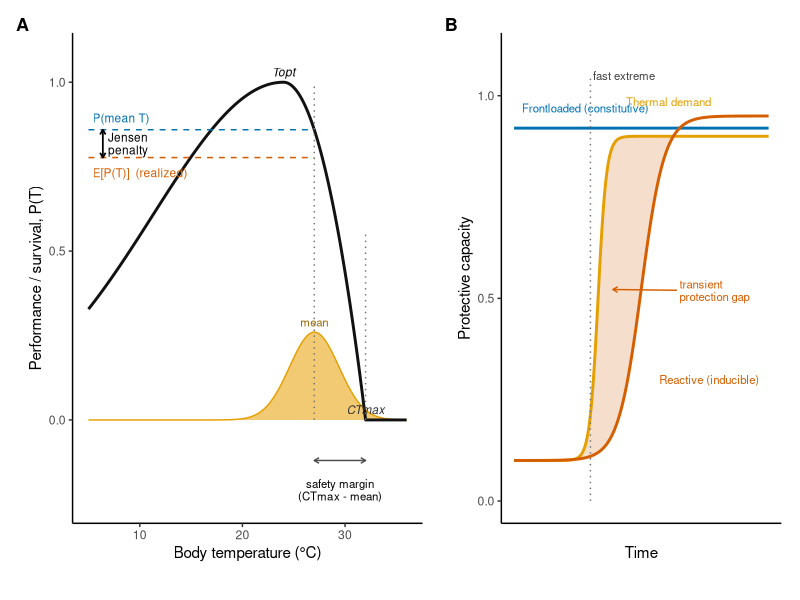
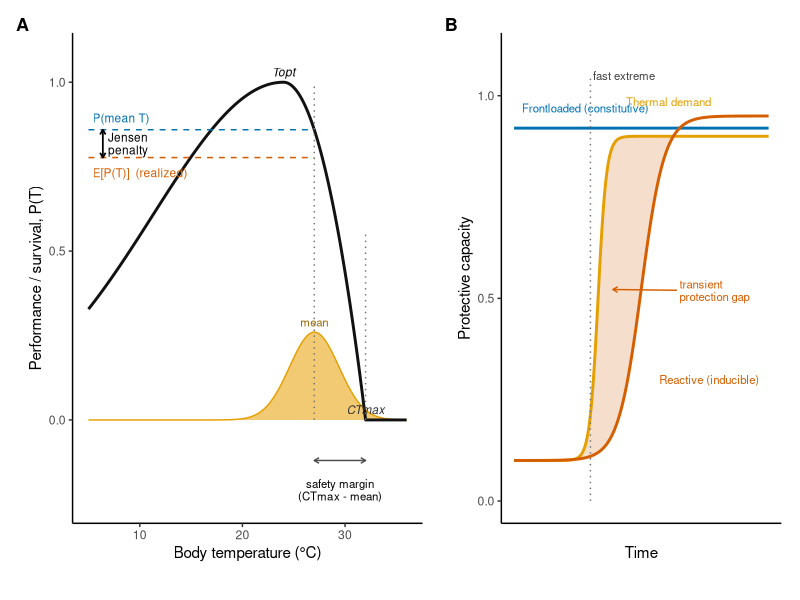

These charts were generated, in order, by the following R code:
## ---- chunk 1
knitr::opts_chunk$set(echo = TRUE, message = FALSE, warning = FALSE,
                      dev = "png", dpi = 300, fig.width = 11, fig.height = 4.4)
## ---- chunk 2
pkgs <- c("ggplot2", "patchwork")
new  <- pkgs[!pkgs %in% rownames(installed.packages())]
if (length(new)) install.packages(new, repos = "https://cloud.r-project.org")
invisible(lapply(pkgs, library, character.only = TRUE))
## ---- chunk 3
## ---- Panel A: asymmetric thermal curve (Deutsch et al. 2008 form) ----
Topt      <- 24     # thermal optimum (deg C)
CTmax     <- 32     # critical thermal maximum (deg C); the curve reaches 0 here
sigma     <- 9      # breadth of the sub-optimal (Gaussian) rise; larger = more gradual
Tmean     <- 27     # mean of the realized regime; placed on the super-optimal shoulder
regime_sd <- 2.4    # SD of the realized thermal regime
dens_peak <- 0.26   # drawn height of the regime distribution, in P-units

## y-axis label for panel A.
## The Fig. 1 caption describes a performance-curve SHAPE (rise to an optimum) but then
## averages it to a SURVIVAL expectation. The label below spans both, matching the caption
## and the P(T) notation. For a strict survival reading (a high plateau that drops steeply,
## no rising limb), set ylab_A <- "Survival probability" AND switch Pfun() to the commented
## logistic form in the model chunk.
ylab_A <- "Performance / survival, P(T)"

## ---- Panel B: protection dynamics during one fast extreme ----
t_onset   <- 3.0    # time the extreme arrives
demand_hi <- 0.90   # protection demanded at the peak of the extreme
front_lvl <- 0.92   # constitutive (frontloaded) protection, held in advance
react_hi  <- 0.95   # inducible reach of the reactive strategy
react_lag <- 2.0    # induction lag: time units after onset to the mid-point of the rise

## ---- Palette (Okabe-Ito, colour-blind safe) ----
col_curve  <- "#111111"
col_regime <- "#E69F00"  # orange: realized regime / thermal demand
col_pmean  <- "#0072B2"  # blue:   value-at-the-mean, and the frontloaded strategy
col_ep     <- "#D55E00"  # vermillion: realized expectation, and the reactive strategy

## ---- Output ----
out_png <- "Figure1_thermal_safety_margin.png"
fig_w   <- 11
fig_h   <- 4.4
fig_dpi <- 300
## ---- chunk 4
## Asymmetric thermal performance/survival curve:
## Gaussian rise for T <= Topt, parabolic collapse to 0 at CTmax for T > Topt.
Pfun <- function(T) {
  left  <- exp(-((T - Topt) / (2 * sigma))^2)
  right <- 1 - ((T - Topt) / (Topt - CTmax))^2
  out   <- ifelse(T <= Topt, left, right)
  pmax(pmin(out, 1), 0)
}

## ---- Optional strict-survival alternative (plateau, then steep logistic drop) ----
## Uncomment these three lines and set ylab_A <- "Survival probability" in params.
# T50 <- 30.5   # temperature of 50% survival
# steep <- 0.9  # smaller = steeper drop
# Pfun <- function(T) 1 / (1 + exp((T - T50) / steep))

## Value at the mean vs. the nonlinear (Jensen) average over the realized regime.
Pmean <- Pfun(Tmean)
EP <- integrate(function(T) Pfun(T) * dnorm(T, Tmean, regime_sd),
                lower = Tmean - 6 * regime_sd,
                upper = Tmean + 6 * regime_sd)$value

cat(sprintf("P(mean) = %.3f | E[P] = %.3f | Jensen penalty = %.3f | safety margin = %.1f C\n",
            Pmean, EP, Pmean - EP, CTmax - Tmean))
## ---- chunk 5
Tg       <- seq(5, 36, length.out = 1500)
curve_df <- data.frame(T = Tg, P = Pfun(Tg))
dens     <- dnorm(Tg, Tmean, regime_sd)
dens_df  <- data.frame(T = Tg, d = dens / max(dens) * dens_peak)

y_sm <- -0.12   # y-position of the safety-margin bar (below the axis)
x_jp <- 6.4     # x-position of the Jensen-penalty bar

pA <- ggplot() +
  ## realized thermal regime
  geom_area(data = dens_df, aes(T, d), fill = col_regime, alpha = 0.55) +
  geom_line(data = dens_df, aes(T, d), colour = col_regime, linewidth = 0.5) +
  ## the tolerance curve
  geom_line(data = curve_df, aes(T, P), colour = col_curve, linewidth = 1.0) +
  ## guide verticals at the mean and at CTmax
  annotate("segment", x = Tmean, xend = Tmean, y = 0, yend = 1.00,
           linetype = "dotted", colour = "grey45") +
  annotate("segment", x = CTmax, xend = CTmax, y = 0, yend = 0.55,
           linetype = "dotted", colour = "grey45") +
  ## value-at-mean and realized-expectation levels
  annotate("segment", x = 5, xend = Tmean, y = Pmean, yend = Pmean,
           linetype = "dashed", colour = col_pmean, linewidth = 0.5) +
  annotate("segment", x = 5, xend = Tmean, y = EP, yend = EP,
           linetype = "dashed", colour = col_ep, linewidth = 0.5) +
  annotate("text", x = 5.4, y = Pmean + 0.035, label = "P(mean T)",
           colour = col_pmean, hjust = 0, size = 3) +
  annotate("text", x = 5.4, y = EP - 0.045, label = "E[P(T)]  (realized)",
           colour = col_ep, hjust = 0, size = 3) +
  ## Jensen-penalty bar
  annotate("segment", x = x_jp, xend = x_jp, y = EP, yend = Pmean,
           arrow = grid::arrow(ends = "both", length = grid::unit(0.14, "cm")),
           linewidth = 0.6) +
  annotate("text", x = x_jp + 0.5, y = (EP + Pmean) / 2, label = "Jensen\npenalty",
           hjust = 0, size = 3, lineheight = 0.9) +
  ## static safety-margin bar (CTmax minus mean)
  annotate("segment", x = Tmean, xend = CTmax, y = y_sm, yend = y_sm,
           arrow = grid::arrow(ends = "both", length = grid::unit(0.14, "cm")),
           colour = "grey30") +
  annotate("text", x = (Tmean + CTmax) / 2, y = y_sm - 0.055,
           label = "safety margin\n(CTmax - mean)", vjust = 1, size = 2.9, lineheight = 0.9) +
  ## axis anchors
  annotate("text", x = Topt,  y = 1.03, label = "Topt",  size = 3, fontface = 3) +
  annotate("text", x = CTmax, y = 0.03, label = "CTmax", size = 3, fontface = 3, colour = "grey20") +
  annotate("text", x = Tmean, y = dens_peak + 0.03, label = "mean", size = 2.9, colour = "#9C6B00") +
  scale_y_continuous(breaks = c(0, 0.5, 1)) +
  coord_cartesian(xlim = c(5, 36), ylim = c(-0.24, 1.08), clip = "off") +
  labs(x = "Body temperature (\u00B0C)", y = ylab_A) +
  theme_classic(base_size = 11) +
  theme(plot.margin = margin(6, 10, 22, 6))
## ---- chunk 6
tt   <- seq(0, 10, length.out = 1000)
logi <- function(x, c, k) 1 / (1 + exp(-k * (x - c)))

demand <- 0.10 + (demand_hi - 0.10) * logi(tt, t_onset + 0.3, 6)
front  <- rep(front_lvl, length(tt))
react  <- 0.10 + (react_hi  - 0.10) * logi(tt, t_onset + react_lag, 2.2)

## the vulnerability window: demand exceeds the reactive response during induction
gap_df <- data.frame(t = tt, react = react, demand = demand)
gap_df <- gap_df[gap_df$demand > gap_df$react, ]
gi     <- which.max(demand - react)

pB <- ggplot() +
  geom_ribbon(data = gap_df, aes(x = t, ymin = react, ymax = demand),
              fill = col_ep, alpha = 0.20) +
  geom_line(data = data.frame(t = tt, y = demand), aes(t, y), colour = col_regime, linewidth = 1.0) +
  geom_line(data = data.frame(t = tt, y = front),  aes(t, y), colour = col_pmean,  linewidth = 1.0) +
  geom_line(data = data.frame(t = tt, y = react),  aes(t, y), colour = col_ep,     linewidth = 1.0) +
  ## onset marker
  annotate("segment", x = t_onset, xend = t_onset, y = 0, yend = 1.05,
           linetype = "dotted", colour = "grey45") +
  annotate("text", x = t_onset + 0.1, y = 1.05, label = "fast extreme",
           hjust = 0, size = 2.9, colour = "grey25") +
  ## direct line labels (no legend, so nothing to mis-position across ggplot versions)
  annotate("text", x = 0.3, y = front_lvl + 0.05, label = "Frontloaded (constitutive)",
           colour = col_pmean, hjust = 0, size = 2.9) +
  annotate("text", x = 4.4, y = 0.985, label = "Thermal demand",
           colour = col_regime, hjust = 0, size = 2.9) +
  annotate("text", x = 5.7, y = 0.30, label = "Reactive (inducible)",
           colour = col_ep, hjust = 0, size = 2.9) +
  ## gap callout
  annotate("segment", x = 6.4, xend = tt[gi], y = 0.52,
           yend = (demand[gi] + react[gi]) / 2,
           arrow = grid::arrow(length = grid::unit(0.14, "cm")), colour = col_ep) +
  annotate("text", x = 6.5, y = 0.52, label = "transient\nprotection gap",
           hjust = 0, size = 2.9, colour = col_ep, lineheight = 0.9) +
  scale_y_continuous(breaks = c(0, 0.5, 1)) +
  coord_cartesian(xlim = c(0, 10), ylim = c(0, 1.1), clip = "off") +
  labs(x = "Time", y = "Protective capacity") +
  theme_classic(base_size = 11) +
  theme(axis.text.x = element_blank(), axis.ticks.x = element_blank(),
        plot.margin = margin(6, 8, 6, 6))
## ---- chunk 7
fig1 <- pA + pB +
  patchwork::plot_layout(widths = c(1.25, 1)) +
  patchwork::plot_annotation(tag_levels = "A") &
  ggplot2::theme(plot.tag = ggplot2::element_text(face = "bold", size = 13))

ggsave(out_png, fig1, width = fig_w, height = fig_h, units = "in",
       dpi = fig_dpi, bg = "white")

fig1
